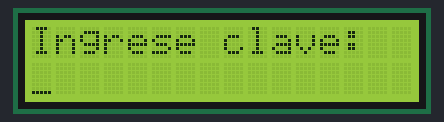
The sketch below on a simulated Arduino Uno, built with avr-gcc and run on an emulated ATmega328P. Shown: 16×2 character LCD.

Above: at 0.1 s.

The sketch:

lcd_cusordestello.ino
```cpp
#include <LiquidCrystal.h>    // importa libreria

LiquidCrystal lcd(7, 6, 5, 4, 3, 2);  // pines RS, E, D3, D2, D1, D0 de modulo 1602A

void setup() {
  lcd.begin(16, 2);     // inicializa a display de 16 columnas y 2 lineas
}

void loop() {
  lcd.setCursor(0, 0);      // ubica cursor en columna 0 y fila 0
  lcd.print("Ingrese clave:");    // escribe texto
  lcd.setCursor(0, 1);      // ubica cursor en columna 0 y fila 1
  lcd.cursor();       // muestra cursor
  delay(500);       // demora de medio segundo
  lcd.noCursor();     // oculta cursor
  delay(500);       // demora de medio segundo
}
```
